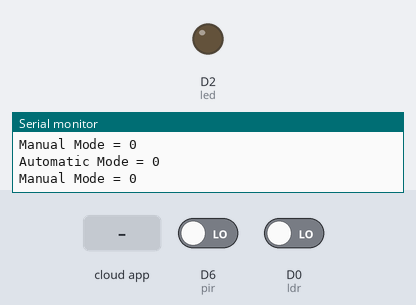
A sketch run on a simulated ESP8266 (NodeMCU). Shown: output pins drawn as LEDs (lit = HIGH), the last lines printed to the serial monitor. The inputs (shaded band) are chosen by the test bench; at power-on: D6 (pir) LOW, D0 (ldr) LOW. WiFi joins after 1.5 s; servers stay silent unless stated; the Firebase database answers and starts empty.

Above: at 2.7 s.
2.8 s: the phone or cloud app sets Automatic to 1
5.6 s: D6 (pir) driven HIGH
At 7.2 s:
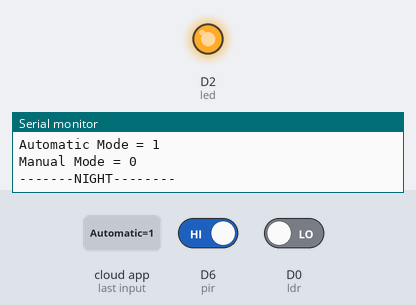
Timing chart, 0 to 13.5 s (numbered marks = the images above; inputs shaded):
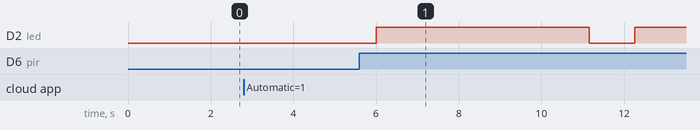

The sketch:

SmartGlow.ino
```cpp
#include <Arduino.h>
#if defined(ESP32)
  #include <WiFi.h>
#elif defined(ESP8266)
  #include <ESP8266WiFi.h>
#endif
#include <Firebase_ESP_Client.h>

#include "addons/TokenHelper.h"
//Provide the RTDB payload printing info and other helper functions.
#include "addons/RTDBHelper.h"

#define WIFI_SSID "Pixel"
#define WIFI_PASSWORD "Sunil@17"
#define API_KEY "AIzaSyAOImgVooRy3PYPhOxhveIJGEeJu7RSXNw"

#define USER_EMAIL "abcd@gmail.com"
#define USER_PASSWORD "123456"

#define DATABASE_URL "https://smartglow-7b555-default-rtdb.firebaseio.com/"

#define DATABASE_SECRET "Xth9lwdhlbo8W8DN2p8qsDEOOfSUk2y7B2dZzZWk"

FirebaseData fbdo,fbd1,light;
FirebaseAuth auth;
FirebaseConfig config;


const int pir = D6;  //PIR sensor 2 input pin
const int ldr = D0;   // LDR sensor input pin
const int led = D2;
int a_mode;
int m_mode;

void setup() {

  pinMode(pir, INPUT);
  pinMode(led, OUTPUT);
  pinMode(ldr, INPUT);
  Serial.begin(115200);

  WiFi.begin(WIFI_SSID, WIFI_PASSWORD);
  Serial.print("Connecting to Wi-Fi");

  while (WiFi.status() != WL_CONNECTED) {
    Serial.print(".");
    delay(300);
  }

  Serial.println("\nConnected with IP: " + WiFi.localIP().toString());

  config.api_key = API_KEY;
  config.database_url = DATABASE_URL;

  auth.user.email = USER_EMAIL;
  auth.user.password = USER_PASSWORD;

  config.token_status_callback = tokenStatusCallback;

  Firebase.begin(&config,&auth);
  Firebase.reconnectWiFi(true);
}

void loop() {
  if (Firebase.ready()) {

    if (Firebase.RTDB.getInt(&fbdo, "/Automatic") && Firebase.RTDB.getInt(&fbd1,"/Manual")) {
      if ((fbdo.dataType() == "int") && (fbd1.dataType()=="int")) {
         a_mode = fbdo.intData();
         m_mode = fbd1.intData();

        if (a_mode == 1)
        {
          int ldr_state = digitalRead(ldr);

          if (ldr_state == LOW) // LDR == LOW --> NIGHT

          {
              Firebase.RTDB.setInt(&fbdo, "/LDR_Status", 0);
              Serial.println("-------NIGHT--------");

          if (digitalRead(pir) == HIGH) {
      // Motion detected
      //Serial.println("LED2 is on");
          digitalWrite(led, HIGH); // Turn on the LED
         Firebase.RTDB.setInt(&fbdo, "/LED_Status", 1);  // ON
          delay(5000);
          digitalWrite(led, LOW);  // Turn off the LED
          Firebase.RTDB.setInt(&fbdo, "/LED_Status", 0);
    }

    delay(500);
      }
      else {
          Serial.println("-------DAY-------");
          Firebase.RTDB.setInt(&fbdo, "/LDR_Status", 1);
          digitalWrite(led, LOW);
          Firebase.RTDB.setInt(&fbdo, "/LED_Status", 0);
          delay(1000);
  }
      }

      else if(m_mode==1)
      {
          if (Firebase.RTDB.getInt(&light, "/LED")) {
          if (light.dataType() == "int") {
        int b = light.intData();
        Serial.println(b);
        if (b == 1){
          digitalWrite(D2,HIGH);
          Firebase.RTDB.setInt(&fbd1, "/LED_Status", 1);
        }else{
          digitalWrite(D2,LOW);
          Firebase.RTDB.setInt(&fbd1, "/LED_Status", 0);
        }
      }
    }
      }


    }

}
Serial.print("Automatic Mode = ");
Serial.println(a_mode);
Serial.print("Manual Mode = ");
Serial.println(m_mode);
  }
}
```

Measured:
- after the input at 5.6 s, D2 (led): LOW → HIGH after 0.41 s, → LOW 5.2 s later, → HIGH 1.1 s later
